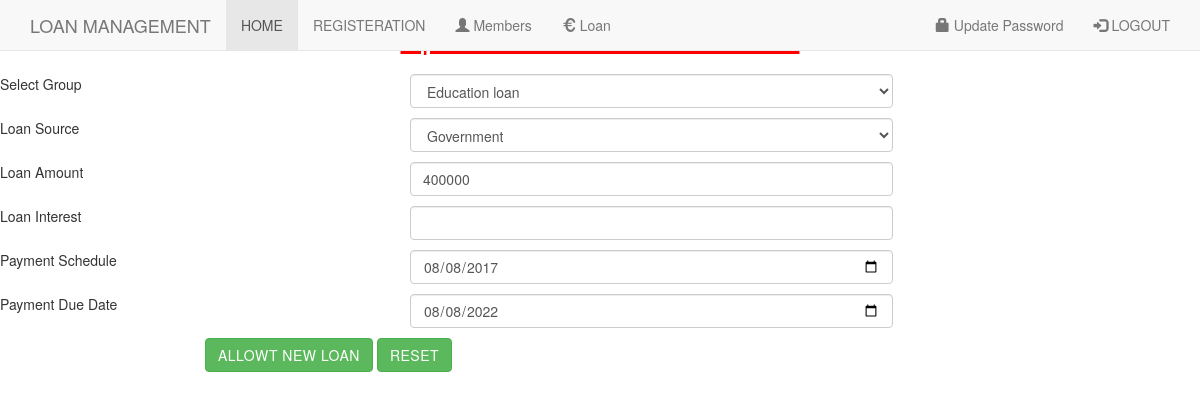
/update_loan_record.php?loan_id=2, run on the app's committed database.
### tables this page shows
CREATE TABLE `loan` (
  `loan_id` int(11) NOT NULL,
  `group_id` int(11) NOT NULL,
  `loan_come_from` varchar(50) NOT NULL,
  `loan_amount` varchar(50) NOT NULL,
  `loan_interest` varchar(10) NOT NULL,
  `payment_term` varchar(50) NOT NULL,
  `total_payment_with_intereset` varchar(50) NOT NULL,
  `emi_per_month` varchar(50) NOT NULL,
  `payment_schedule` date NOT NULL,
  `due_date` date NOT NULL
);

CREATE TABLE `groups` (
  `group_id` int(11) NOT NULL,
  `group_name` char(50) NOT NULL,
  `group_creation_date` date NOT NULL
);

### update_loan_record.php (the view, shortened to what this page needs)
<?php
require("common.php");
extract($_POST);
$sql=mysqli_query($con,"select * from loan where loan_id='".$_GET['loan_id']."'");
$res=mysqli_fetch_array($sql);
?>
<!DOCTYPE html>
<html lang="en">
<head>
  <link rel="stylesheet" href="https://maxcdn.bootstrapcdn.com/bootstrap/3.4.1/css/bootstrap.min.css">
  <link href="css/dashboard.css" rel="stylesheet">
  <link rel="stylesheet" href="css/royalslider.css">
</head>
<body>
    <nav class="navbar navbar-default navbar-fixed-top">
      <div class="container">
        <div class="navbar-header">
          <a class="navbar-brand  em-text" href="#">LOAN MANAGEMENT</a>
        </div>
        <div id="navbar" class="collapse navbar-collapse">
          <ul class="nav navbar-nav">
            <li class="active"><a href="admins.php">HOME</a></li>
            <li><a href="customerregister.php?page=customerregister">REGISTERATION</a></li>
<li><a href="viewcustomers.php?page=viewcustomers"><span class="glyphicon glyphicon-user"></span>  Members</a></li>
<li><a href="display_loan.php?page=display_loan"><span class="glyphicon glyphicon-euro"></span> Loan</a></li>
        </ul>
        <ul class="nav navbar-nav navbar-right">
        <li><a href="changepassword.php?page=changepassword"><span class="glyphicon glyphicon-lock"></span> Update Password</a></li>
          <li><a href="logout.php?page=logout"><span class="glyphicon glyphicon-log-in"></span> LOGOUT</a></li>
        </ul>
      </div>
    </div>
  </nav>
<h2 align="center" style="color:red;text-decoration:underline">Update Allotted Loan Records</h2>
<link rel="stylesheet" href="css/bootstrap.mi.css">
<form method="post">
	<div class="row">
		<div class="col-sm-4"></div>
		<div class="col-sm-4"><?php echo @$err;?></div>
	</div>
	<div class="row" style="margin-top:10px">
		<div class="col-sm-4">Select Group</div>
		<div class="col-sm-5">
		<select name="group" class="form-control" required>
			<?php
$q1=mysqli_query($con,"select * from groups");
while($r1=mysqli_fetch_assoc($q1))
{
?>
<option <?php if($res['group_id']==$r1['group_id']){echo "selected";} ?>
value="<?php echo  $r1['group_id'];?> "><?php echo $r1['group_name']; ?></option>
<?php
}
			?>
		</select>
		</div>
	</div>
	<div class="row" style="margin-top:10px">
		<div class="col-sm-4">Loan Source</div>
		<div class="col-sm-5">
		<select name="source" class="form-control" required>
			<option <?php if($res['loan_come_from']=="Government"){echo "selected";} ?>>Government</option>
		</select>
		</div>
	</div>
	<div class="row" style="margin-top:10px">
		<div class="col-sm-4">Loan Amount</div>
		<div class="col-sm-5">
		<input type="number" value="<?php echo $res['loan_amount']; ?>" name="amount" class="form-control" required/></div>
	</div>
	<div class="row" style="margin-top:10px">
		<div class="col-sm-4">Loan Interest</div>
		<div class="col-sm-5">
		<input type="text"  name="intereset" class="form-control" required/></div>
	</div>
	<div class="row" style="margin-top:10px">
		<div class="col-sm-4">Payment Schedule</div>
		<div class="col-sm-5">
		<input type="date" value="<?php echo $res['payment_schedule']; ?>" name="payment" class="form-control"  required/>
		</div>
	</div>
	<div class="row" style="margin-top:10px">
		<div class="col-sm-4">Payment Due Date</div>
		<div class="col-sm-5">
		<input type="date" value="<?php echo $res['due_date']; ?>" name="due" class="form-control" required/>
		</div>
	</div>
	<div class="row" style="margin-top:10px">
		<div class="col-sm-2"></div>
		<div class="col-sm-8">
<input type="submit" value="Allowt New Loan" name="save" class="btn btn-success"/>
		<input type="reset" class="btn btn-success"/>
		</div>
	</div>
</form>

### css/dashboard.css (style rules this page uses)
body { padding-bottom: 40px; color: #5a5a5a; }
.btn { background: #f65638; border: medium none; border-radius: 30px; color: #fff; font-size: 14px; font-weight: 500; line-height: 30px; text-transform: uppercase; height: auto; margin: auto; letter-spacing: 0.5px; padding: 8px 40px; transition: all 0.3s linear 0s; -moz-transition: all 0.3s linear 0s; -o-transition: all 0.3s linear 0s; -webkit-transition: all 0.3s linear 0s; -ms-transition: all 0.3s linear 0s; }

### data on the page
loan: group "Education loan", source "Government", amount "400000", payment "08/08/2017", due "08/08/2022"
